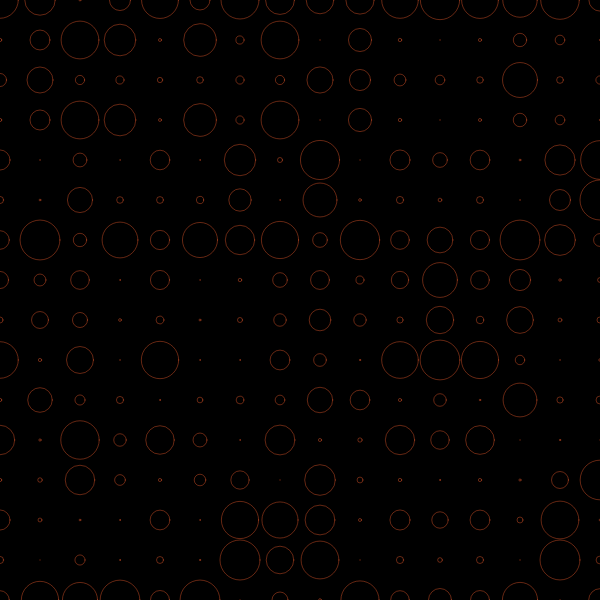
Frame 1 (no input)
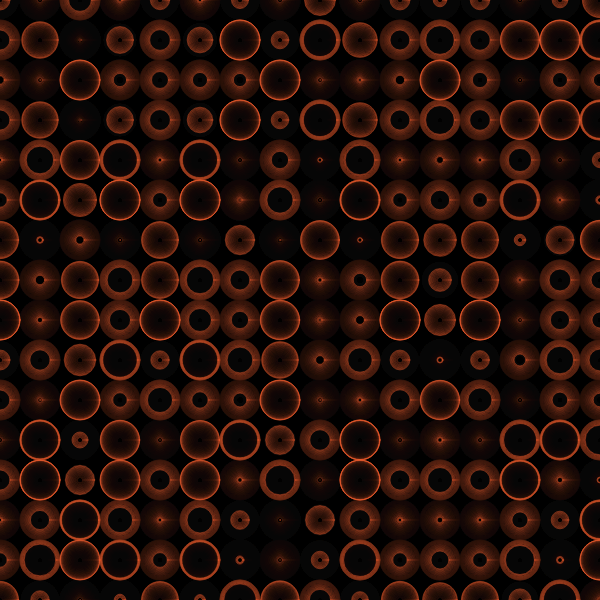
Frame 60 (no input)
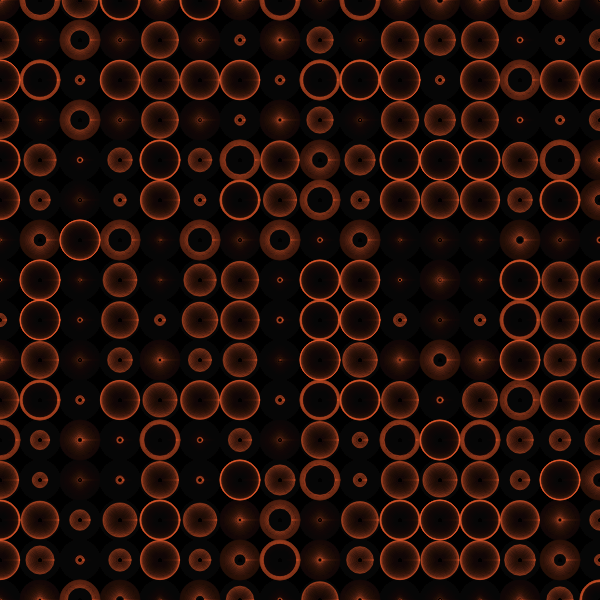
Frame 120 (the mouse pressed at the canvas centre since frame 60)

The p5.js sketch that drew these frames (run headless with seeded random() and noise() and a simulated clock; from frame 60 on, the mouse is pressed at the canvas centre):

// p5.js sketch
// ── sketch.js
var circle_size = 20;

function setup() {
    createCanvas(600, 600);
    background(0)
}

function draw() {
    background(10, 20);
    for (var x = 0; x < width + circle_size; x+=circle_size*2) {
        for (var y = 0; y < height + circle_size; y+=circle_size*2) {
            var delta = sin(radians(dist(x, y, sin(radians(x))*width, cos(radians(y))*height)-frameCount*4))*circle_size;
            if(dist(x, y, width/2, height/2) < width){
                fill(0);
                noStroke();
                ellipse(x, y, 3, 3)
                strokeWeight(0.4)
                stroke(255, 100, 50);
                noFill();
                ellipse(x, y, circle_size-delta, circle_size-delta);
            }
        }
    }
}
